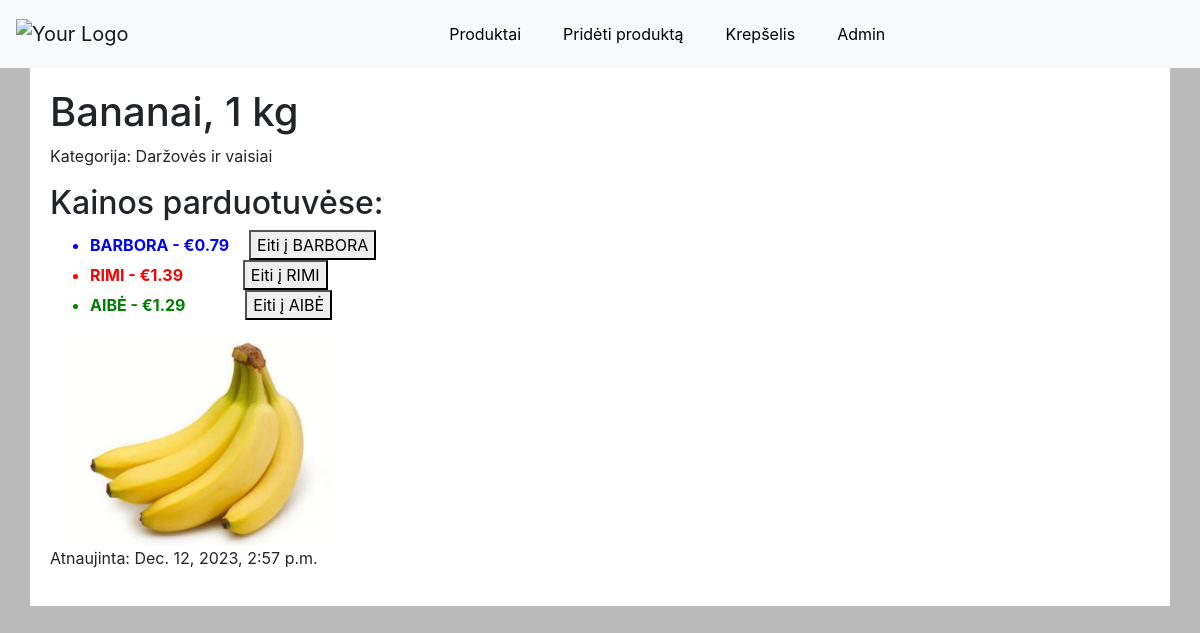
/42/, run on the app's committed database.
### foodonline/models.py (models this page shows, shortened)
class Product(models.Model):
    name = models.CharField(max_length=300, unique=True)
    shop_url_1 = models.URLField(blank=True, null=True, verbose_name="BARBORA", unique=True)
    shop_url_2 = models.URLField(blank=True, null=True, verbose_name="RIMI", unique=True)
    shop_url_3 = models.URLField(blank=True, null=True, verbose_name="AIBĖ", unique=True)
    category = models.ForeignKey(Category, on_delete=models.SET_NULL, null=True, blank=True)
    image = models.ImageField(upload_to='products', blank=True, null=True)
    last_update = models.DateTimeField(auto_now=True)
    class Meta:
        unique_together = ('shop_url_1', 'shop_url_2', 'shop_url_3')

class Category(models.Model):
    name = models.CharField(max_length=100)
    def __str__(self):
        return self.name

class Price(models.Model):
    product = models.ForeignKey(Product, on_delete=models.CASCADE)
    shop = models.ForeignKey(Shop, on_delete=models.CASCADE)
    price = models.DecimalField(max_digits=10, decimal_places=2)

### foodonline/views.py (the view)
# urls.py: path('<int:product_id>/', views.product_detail, name='product_detail'),
def product_detail(request, product_id):
    try:
        product = Product.objects.get(pk=product_id)
    except Exception as e:
        logger.error(f'Error in product_detail view: {str(e)}')
    return render(request, 'product_detail.html', {'product': product})

### foodonline/templates/product_detail.html (shortened to what this page needs)
{% extends "base.html" %}
{% block content %}
<head>
</head>
<body>
    <h1>{{ product.name }}</h1>
    <p>Kategorija: {{ product.category }}</p>
    <h2>Kainos parduotuvėse:</h2>
    <ul>
    {% for price in product.price_set.all %}
        <li class="shop-price {% if price.shop.name == 'BARBORA' %}shop-price-barbora{% endif %}
                                     {% if price.shop.name == 'RIMI' %}shop-price-rimi{% endif %}
                                     {% if price.shop.name == 'AIBĖ' %}shop-price-aibe{% endif %}">
            {% if price.shop.name == 'BARBORA' %}
                BARBORA - €{{ price.price }} <a href="{{ product.shop_url_1 }}" target="_blank">&ensp;&ensp;<button> Eiti į BARBORA </button></a>
            {% elif price.shop.name == 'RIMI' %}
                RIMI - €{{ price.price }} <a href="{{ product.shop_url_2 }}" target="_blank">&emsp;&emsp;&ensp;&ensp;&ensp;<button> Eiti į RIMI </button></a>
            {% elif price.shop.name == 'AIBĖ' %}
                AIBĖ - €{{ price.price }} <a href="{{ product.shop_url_3 }}" target="_blank">&emsp;&emsp;&ensp;&ensp;&ensp;<button> Eiti į AIBĖ </button></a>
            {% endif %}
        </li>
    {% endfor %}
    </ul>
{% if product.image %}
    <img src="{{ product.image.url }}" alt="Product Image" class="medium-img" />
{% else %}
    <p>No image available</p>
{% endif %}
    <p>Atnaujinta: {{ product.last_update }}</p>
</body>
{% endblock %}

### foodonline/static/CSS/styles.css (style rules this page uses)
img { max-width: 100px; max-height: 100px; }
.medium-img { max-width: 300px; max-height: 300px; }
body { background-color: #bbbbbb; }
.shop-price-barbora { color: blue; / }
.shop-price-rimi { color: red; }
.shop-price-aibe { color: green; }
.shop-price { font-weight: bold; }

### data on the page
Product: name "Bananai, 1 kg", category "Daržovės ir vaisiai", last_update "Dec. 12, 2023, 2:57 p.m."
Price: price "0.79"
Price: price "1.39"
Price: price "1.29"
